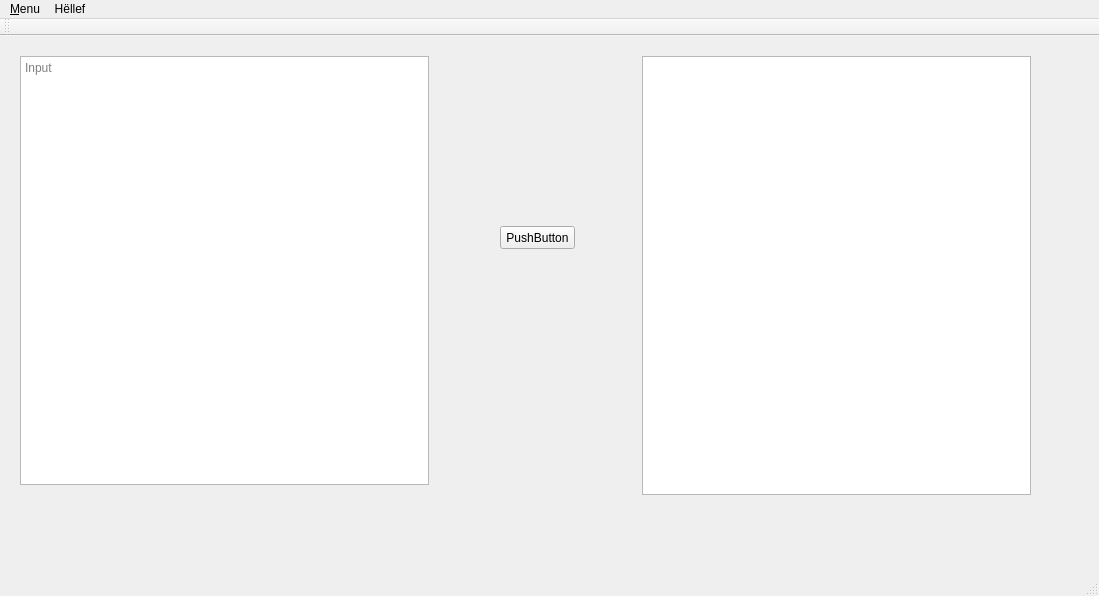
<?xml version="1.0" encoding="UTF-8"?>
<ui version="4.0">
 <class>MaachetopLtzebuergeschClass</class>
 <widget class="QMainWindow" name="MaachetopLtzebuergeschClass">
  <property name="geometry">
   <rect>
    <x>0</x>
    <y>0</y>
    <width>1099</width>
    <height>596</height>
   </rect>
  </property>
  <property name="sizePolicy">
   <sizepolicy hsizetype="Preferred" vsizetype="Preferred">
    <horstretch>0</horstretch>
    <verstretch>0</verstretch>
   </sizepolicy>
  </property>
  <property name="windowTitle">
   <string>Maach et op Lëtzebuergesch</string>
  </property>
  <property name="locale">
   <locale language="Luxembourgish" country="Luxembourg"/>
  </property>
  <widget class="QWidget" name="centralWidget">
   <widget class="QWidget" name="gridLayoutWidget">
    <property name="geometry">
     <rect>
      <x>9</x>
      <y>9</y>
      <width>431</width>
      <height>451</height>
     </rect>
    </property>
    <layout class="QGridLayout" name="gridLayout">
     <item row="0" column="0">
      <widget class="QTextEdit" name="edtInput">
       <property name="html">
        <string>&lt;!DOCTYPE HTML PUBLIC &quot;-//W3C//DTD HTML 4.0//EN&quot; &quot;http://www.w3.org/TR/REC-html40/strict.dtd&quot;&gt;
&lt;html&gt;&lt;head&gt;&lt;meta name=&quot;qrichtext&quot; content=&quot;1&quot; /&gt;&lt;style type=&quot;text/css&quot;&gt;
p, li { white-space: pre-wrap; }
&lt;/style&gt;&lt;/head&gt;&lt;body style=&quot; font-family:'MS Shell Dlg 2'; font-size:8.25pt; font-weight:400; font-style:normal;&quot;&gt;
&lt;p style=&quot;-qt-paragraph-type:empty; margin-top:0px; margin-bottom:0px; margin-left:0px; margin-right:0px; -qt-block-indent:0; text-indent:0px;&quot;&gt;&lt;br /&gt;&lt;/p&gt;&lt;/body&gt;&lt;/html&gt;</string>
       </property>
       <property name="placeholderText">
        <string>Input</string>
       </property>
      </widget>
     </item>
    </layout>
   </widget>
   <widget class="QWidget" name="gridLayoutWidget_2">
    <property name="geometry">
     <rect>
      <x>631</x>
      <y>9</y>
      <width>411</width>
      <height>461</height>
     </rect>
    </property>
    <layout class="QGridLayout" name="gridLayout_3">
     <item row="0" column="0">
      <widget class="QTextEdit" name="edtOutput"/>
     </item>
    </layout>
   </widget>
   <widget class="QPushButton" name="btnTranslate">
    <property name="geometry">
     <rect>
      <x>500</x>
      <y>190</y>
      <width>75</width>
      <height>23</height>
     </rect>
    </property>
    <property name="locale">
     <locale language="Luxembourgish" country="Luxembourg"/>
    </property>
    <property name="text">
     <string>PushButton</string>
    </property>
   </widget>
  </widget>
  <widget class="QMenuBar" name="mMenuBar">
   <property name="geometry">
    <rect>
     <x>0</x>
     <y>0</y>
     <width>1099</width>
     <height>21</height>
    </rect>
   </property>
   <widget class="QMenu" name="mMenu">
    <property name="title">
     <string>&amp;Menu</string>
    </property>
    <addaction name="action_import"/>
    <addaction name="separator"/>
    <addaction name="action_close"/>
   </widget>
   <widget class="QMenu" name="mHelp">
    <property name="title">
     <string>Hëllef</string>
    </property>
    <addaction name="action_about"/>
   </widget>
   <addaction name="mMenu"/>
   <addaction name="mHelp"/>
  </widget>
  <widget class="QToolBar" name="mainToolBar">
   <attribute name="toolBarArea">
    <enum>TopToolBarArea</enum>
   </attribute>
   <attribute name="toolBarBreak">
    <bool>false</bool>
   </attribute>
  </widget>
  <widget class="QStatusBar" name="statusBar"/>
  <action name="action_import">
   <property name="text">
    <string>Import.../</string>
   </property>
  </action>
  <action name="action_close">
   <property name="text">
    <string>Zou maachen</string>
   </property>
  </action>
  <action name="action_about">
   <property name="text">
    <string>Iwwert d'App...</string>
   </property>
  </action>
 </widget>
 <layoutdefault spacing="6" margin="11"/>
 <resources>
  <include location="MaachetopLtzebuergesch.qrc"/>
 </resources>
 <connections/>
</ui>
